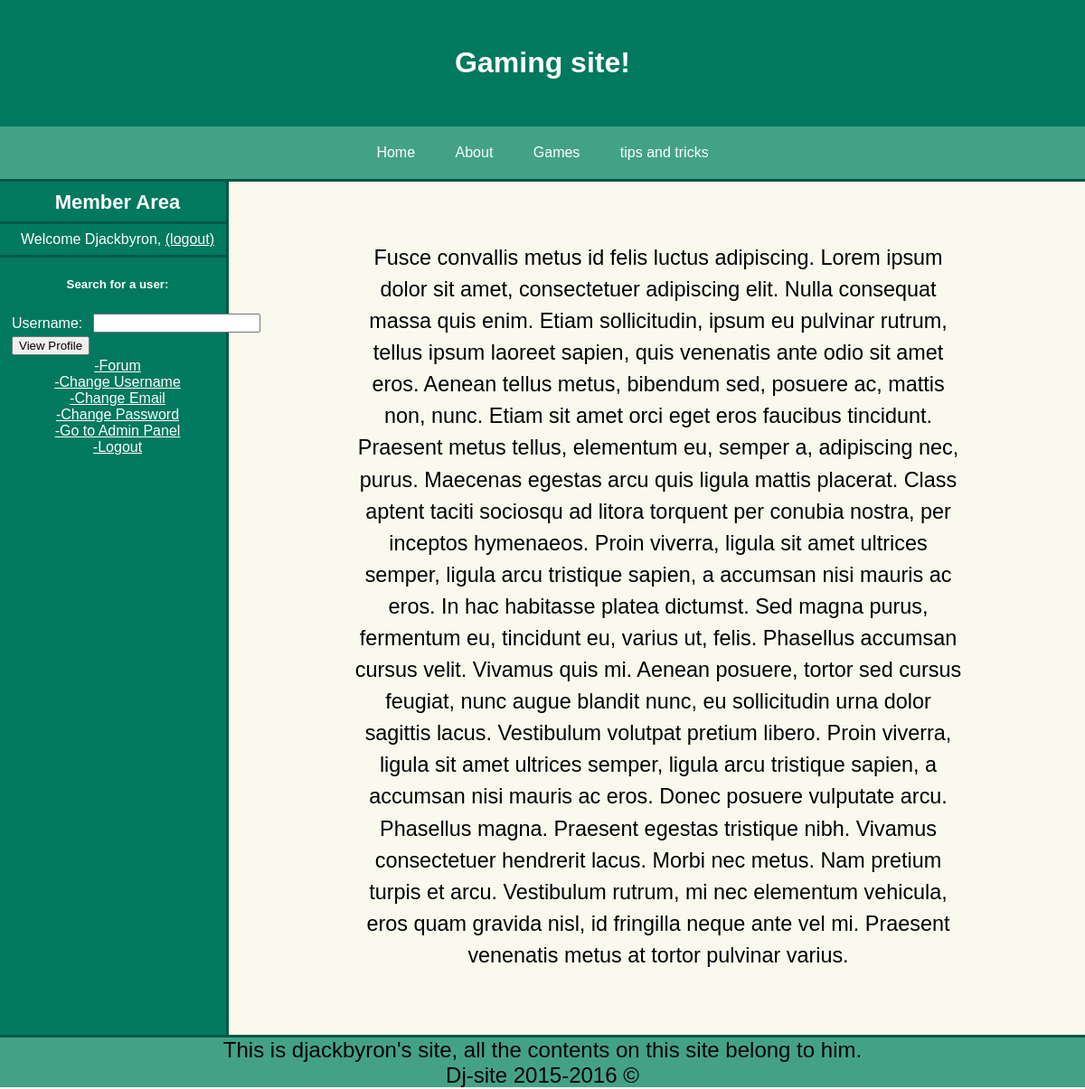
Page /www/aboutus.php?id=1 (signed in) on the committed database.
### tables this page shows
CREATE TABLE IF NOT EXISTS `pages` (
  `id` int(11) NOT NULL AUTO_INCREMENT,
  `filename` varchar(50) NOT NULL,
  `name` varchar(25) NOT NULL,
  `title` text,
  `active` smallint(1) NOT NULL,
  PRIMARY KEY (`id`)
);

### www/aboutus.php (the view, shortened to what this page needs)
<!DOCTYPE html>
<html>
<head>
</head>
<body>
<?php
include 'include/menu.inc.php';
$page = $_GET['id'];
$query = "SELECT * FROM pages WHERE id= '$page' AND active = 1";
$exe = mysqli_query($connection,$query);
$row = mysqli_fetch_array($exe);
 ?>
<div id="asd2" class="EqHeightDiv">
<?php include "$dir_site/include/navside.inc.php";?>
<div id="main_section2" class="EqHeightDiv">
<center><section>
<?php echo $row['title']; ?>
</section></center>
</div></div>
	<?php include 'footer.php' ?>

### www/include/menu.inc.php (shortened to what this page needs)
<!DOCTYPE html>
<html>
<head>
	<link rel="stylesheet" type="text/css" href="css/stylesheet.css">
<div id="def"><?php include "definitions.inc.php";?></div>
</head>
<body>
<div id ='header'><h1>Gaming site!</h1></div>
<nav>
	<ul>
		<a href="index.php?page=1"><li>Home</li></a>
<?php
$query = "SELECT * FROM pages WHERE active = 1";
$exe = mysqli_query($connection,$query) or die("error");
while($row = mysqli_fetch_array($exe)){
	$file = $row['filename'];
?>
	<a href='<?php echo $file;?>?id=<?php echo $row["id"];?>'><li><?php echo $row["name"];?></li></a>
<?php } ?>
	</ul>
</nav>

### www/CSS/stylesheet.css (style rules this page uses)
body { font-family: arial; background-image: url(../images/6aJxrbA.png); background-position:0px 196px; background-repeat: no-repeat; background-color:#faf9ee; color: black; margin: 0px; font: 1em; width: auto; padding: 0px; }
a { color: blue; }
#asd2 { display:block; float:left; margin-top:-3px; }
#main_section2 { display:block; float:left; padding-top:30px ; padding-bottom:30px ; padding-left:15px; width: 75%; font-size:26px; margin-left:10px; }
body { margin: 0; padding: 0; font-family: sans-serif; }
#header { background: #00795f; width: 100%; padding: 30px 0; color: white; text-align: center; }
a { text-decoration: none; color: inherit; }
nav ul { background-color: #43a286; border-bottom: solid #005644; overflow: hidden; color: white; padding: 0; text-align: center; margin: 0; -webkit-transition: max-height 0.04s; -ms-transition: max-height 0.04s; -moz-transition: max-height 0.04s; -o-transition: max-height 0.04s; transition: max-height 0.04s; }
nav ul li { display: inline-block; padding: 20px; }
section { line-height: 1.5em; font-size: 0.9em; padding: 40px; width: 75%; margin: 0 auto; }

### CSS/stylesheet.css (style rules this page uses)
body { background-image: url(http://i.imgur.com/hlzI6Va.png); font-family: arial; background-repeat: no-repeat; background-size: 100% 100%; color: black; margin: 0px; font: 1em; height: auto; width: auto; padding: 0px; }

### rows in the picture
pages: name "About", title "Fusce convallis metus id felis luctus adipiscing. Lorem ipsum dolor sit amet, consectetuer adipiscing elit. Nulla consequat massa quis enim. Etiam sollicitudin, ipsum eu pulvinar rutrum, tellus ipsum laoreet sapien, quis venenatis ante odio sit amet eros. Aenean tellus metus, bibendum sed, posuere ac, mattis non, nunc. Etiam sit amet orci eget eros faucibus tincidunt. Praesent metus tellus, elementum eu, semper a, adipiscing nec, purus. Maecenas egestas arcu quis ligula mattis placerat. Class aptent taciti sociosqu ad litora torquent per conubia nostra, per inceptos hymenaeos. Proin viverra, ligula sit amet ultrices semper, ligula arcu tristique sapien, a accumsan nisi mauris ac eros. In…"
pages: name "Games"
pages: name "tips and tricks"

### other values in the picture
$_SESSION['username'] "Djackbyron"
